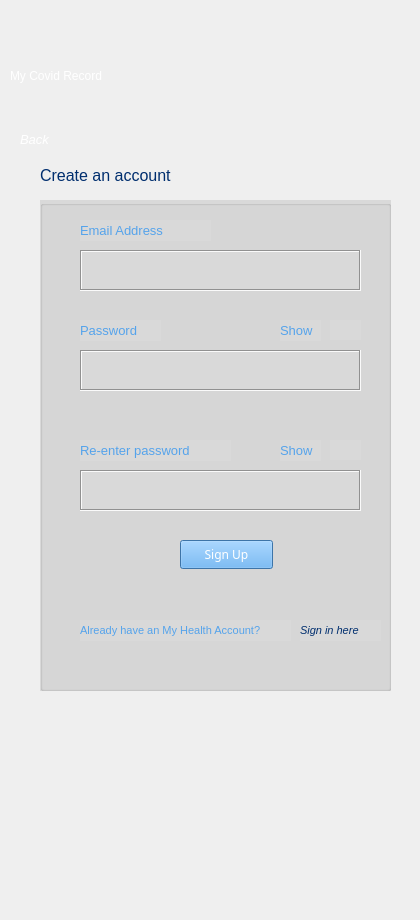
    <widget class="QWidget" name="signUpPage">
     <widget class="QLabel" name="topLogoLable_4">
      <property name="geometry">
       <rect>
        <x>240</x>
        <y>40</y>
        <width>171</width>
        <height>81</height>
       </rect>
      </property>
      <property name="styleSheet">
       <string notr="true">color: rgb(255, 255, 255);</string>
      </property>
      <property name="text">
       <string>&lt;html&gt;&lt;head/&gt;&lt;body&gt;&lt;p&gt;&lt;img src=&quot;:/IconsAndImages/MOHLOgo2.png&quot;/&gt;&lt;/p&gt;&lt;/body&gt;&lt;/html&gt;</string>
      </property>
     </widget>
     <widget class="QLabel" name="myCovidRecordLabel_4">
      <property name="geometry">
       <rect>
        <x>10</x>
        <y>50</y>
        <width>211</width>
        <height>51</height>
       </rect>
      </property>
      <property name="styleSheet">
       <string notr="true">font: 700 16pt &quot;Fira Sans&quot;;
color: rgb(255, 255, 255);</string>
      </property>
      <property name="text">
       <string>My Covid Record</string>
      </property>
     </widget>
     <widget class="QLabel" name="topLogoLable_5">
      <property name="geometry">
       <rect>
        <x>140</x>
        <y>730</y>
        <width>191</width>
        <height>81</height>
       </rect>
      </property>
      <property name="styleSheet">
       <string notr="true">color: rgb(255, 255, 255);</string>
      </property>
      <property name="text">
       <string>&lt;html&gt;&lt;head/&gt;&lt;body&gt;&lt;p&gt;&lt;img src=&quot;:/IconsAndImages/MOHLOgo2.png&quot;/&gt;&lt;/p&gt;&lt;/body&gt;&lt;/html&gt;</string>
      </property>
     </widget>
     <widget class="QGroupBox" name="groupBox_2">
      <property name="geometry">
       <rect>
        <x>40</x>
        <y>200</y>
        <width>351</width>
        <height>491</height>
       </rect>
      </property>
      <property name="styleSheet">
       <string notr="true">background-color: rgb(217, 217, 217);</string>
      </property>
      <property name="title">
       <string/>
      </property>
      <widget class="QTextEdit" name="emailAddTextEdit_3">
       <property name="geometry">
        <rect>
         <x>40</x>
         <y>50</y>
         <width>281</width>
         <height>41</height>
        </rect>
       </property>
       <property name="styleSheet">
        <string notr="true">border-color: rgb(0, 0, 0);
background-color: rgb(217, 217, 217);</string>
       </property>
       <property name="frameShape">
        <enum>QFrame::Box</enum>
       </property>
      </widget>
      <widget class="QLabel" name="emailAddLabel_3">
       <property name="geometry">
        <rect>
         <x>40</x>
         <y>20</y>
         <width>131</width>
         <height>21</height>
        </rect>
       </property>
       <property name="styleSheet">
        <string notr="true">font: 700 16pt &quot;Fira Sans&quot;;
color: rgb(85, 163, 235);</string>
       </property>
       <property name="text">
        <string>&lt;html&gt;&lt;head/&gt;&lt;body&gt;&lt;p&gt;&lt;span style=&quot; font-size:10pt; font-weight:400;&quot;&gt;Email Address&lt;/span&gt;&lt;/p&gt;&lt;/body&gt;&lt;/html&gt;</string>
       </property>
      </widget>
      <widget class="QLabel" name="passwordLabel_3">
       <property name="geometry">
        <rect>
         <x>40</x>
         <y>120</y>
         <width>81</width>
         <height>21</height>
        </rect>
       </property>
       <property name="styleSheet">
        <string notr="true">font: 700 16pt &quot;Fira Sans&quot;;
color: rgb(85, 163, 235);</string>
       </property>
       <property name="text">
        <string>&lt;html&gt;&lt;head/&gt;&lt;body&gt;&lt;p&gt;&lt;span style=&quot; font-size:10pt; font-weight:400;&quot;&gt;Password&lt;/span&gt;&lt;/p&gt;&lt;/body&gt;&lt;/html&gt;</string>
       </property>
      </widget>
      <widget class="QTextEdit" name="passwordTextEdit_3">
       <property name="geometry">
        <rect>
         <x>40</x>
         <y>150</y>
         <width>281</width>
         <height>41</height>
        </rect>
       </property>
       <property name="styleSheet">
        <string notr="true">border-color: rgb(0, 0, 0);
background-color: rgb(217, 217, 217);</string>
       </property>
       <property name="frameShape">
        <enum>QFrame::Box</enum>
       </property>
      </widget>
      <widget class="QLabel" name="eyeIconLabel_3">
       <property name="geometry">
        <rect>
         <x>290</x>
         <y>120</y>
         <width>31</width>
         <height>20</height>
        </rect>
       </property>
       <property name="text">
        <string>&lt;html&gt;&lt;head/&gt;&lt;body&gt;&lt;p&gt;&lt;img src=&quot;:/IconsAndImages/eye.png&quot;/&gt;&lt;/p&gt;&lt;/body&gt;&lt;/html&gt;</string>
       </property>
      </widget>
      <widget class="QLabel" name="showLabel_3">
       <property name="geometry">
        <rect>
         <x>240</x>
         <y>120</y>
         <width>41</width>
         <height>21</height>
        </rect>
       </property>
       <property name="styleSheet">
        <string notr="true">font: 700 16pt &quot;Fira Sans&quot;;
color: rgb(85, 163, 235);</string>
       </property>
       <property name="text">
        <string>&lt;html&gt;&lt;head/&gt;&lt;body&gt;&lt;p&gt;&lt;span style=&quot; font-size:10pt; font-weight:400;&quot;&gt;Show&lt;/span&gt;&lt;/p&gt;&lt;/body&gt;&lt;/html&gt;</string>
       </property>
      </widget>
      <widget class="QPushButton" name="loginButton2_3">
       <property name="geometry">
        <rect>
         <x>140</x>
         <y>340</y>
         <width>93</width>
         <height>29</height>
        </rect>
       </property>
       <property name="font">
        <font>
         <family>Fira Sans</family>
        </font>
       </property>
       <property name="autoFillBackground">
        <bool>false</bool>
       </property>
       <property name="styleSheet">
        <string notr="true">background-color: rgb(85, 163, 235);
color: rgb(255, 255, 255);</string>
       </property>
       <property name="text">
        <string>Sign Up</string>
       </property>
      </widget>
      <widget class="QLabel" name="dontHaveAccountLabel_3">
       <property name="geometry">
        <rect>
         <x>40</x>
         <y>420</y>
         <width>211</width>
         <height>21</height>
        </rect>
       </property>
       <property name="styleSheet">
        <string notr="true">font: 700 16pt &quot;Fira Sans&quot;;
color: rgb(85, 163, 235);</string>
       </property>
       <property name="text">
        <string>&lt;html&gt;&lt;head/&gt;&lt;body&gt;&lt;p&gt;&lt;span style=&quot; font-size:8pt; font-weight:400;&quot;&gt;Already have an My Health Account?&lt;/span&gt;&lt;/p&gt;&lt;/body&gt;&lt;/html&gt;</string>
       </property>
      </widget>
      <widget class="QLabel" name="signUpHereLable_3">
       <property name="geometry">
        <rect>
         <x>260</x>
         <y>420</y>
         <width>81</width>
         <height>21</height>
        </rect>
       </property>
       <property name="styleSheet">
        <string notr="true">font: 700 16pt &quot;Fira Sans&quot;;
color: rgb(0, 46, 110);</string>
       </property>
       <property name="text">
        <string>&lt;html&gt;&lt;head/&gt;&lt;body&gt;&lt;p&gt;&lt;span style=&quot; font-size:8pt; font-weight:400; font-style:italic;&quot;&gt;Sign in here&lt;/span&gt;&lt;/p&gt;&lt;/body&gt;&lt;/html&gt;</string>
       </property>
      </widget>
      <widget class="QLabel" name="passwordLabel_4">
       <property name="geometry">
        <rect>
         <x>40</x>
         <y>240</y>
         <width>151</width>
         <height>21</height>
        </rect>
       </property>
       <property name="styleSheet">
        <string notr="true">font: 700 16pt &quot;Fira Sans&quot;;
color: rgb(85, 163, 235);</string>
       </property>
       <property name="text">
        <string>&lt;html&gt;&lt;head/&gt;&lt;body&gt;&lt;p&gt;&lt;span style=&quot; font-size:10pt; font-weight:400;&quot;&gt;Re-enter password&lt;/span&gt;&lt;/p&gt;&lt;/body&gt;&lt;/html&gt;</string>
       </property>
      </widget>
      <widget class="QTextEdit" name="passwordTextEdit_4">
       <property name="geometry">
        <rect>
         <x>40</x>
         <y>270</y>
         <width>281</width>
         <height>41</height>
        </rect>
       </property>
       <property name="styleSheet">
        <string notr="true">border-color: rgb(0, 0, 0);
background-color: rgb(217, 217, 217);</string>
       </property>
       <property name="frameShape">
        <enum>QFrame::Box</enum>
       </property>
      </widget>
      <widget class="QLabel" name="showLabel_4">
       <property name="geometry">
        <rect>
         <x>240</x>
         <y>240</y>
         <width>41</width>
         <height>21</height>
        </rect>
       </property>
       <property name="styleSheet">
        <string notr="true">font: 700 16pt &quot;Fira Sans&quot;;
color: rgb(85, 163, 235);</string>
       </property>
       <property name="text">
        <string>&lt;html&gt;&lt;head/&gt;&lt;body&gt;&lt;p&gt;&lt;span style=&quot; font-size:10pt; font-weight:400;&quot;&gt;Show&lt;/span&gt;&lt;/p&gt;&lt;/body&gt;&lt;/html&gt;</string>
       </property>
      </widget>
      <widget class="QLabel" name="eyeIconLabel_4">
       <property name="geometry">
        <rect>
         <x>290</x>
         <y>240</y>
         <width>31</width>
         <height>20</height>
        </rect>
       </property>
       <property name="text">
        <string>&lt;html&gt;&lt;head/&gt;&lt;body&gt;&lt;p&gt;&lt;img src=&quot;:/IconsAndImages/eye.png&quot;/&gt;&lt;/p&gt;&lt;/body&gt;&lt;/html&gt;</string>
       </property>
      </widget>
     </widget>
     <widget class="QLabel" name="myCovidRecordLabel_5">
      <property name="geometry">
       <rect>
        <x>40</x>
        <y>150</y>
        <width>211</width>
        <height>51</height>
       </rect>
      </property>
      <property name="styleSheet">
       <string notr="true">font: 700 16pt &quot;Fira Sans&quot;;
color: rgb(0, 46, 110);</string>
      </property>
      <property name="text">
       <string>&lt;html&gt;&lt;head/&gt;&lt;body&gt;&lt;p&gt;&lt;span style=&quot; font-size:12pt;&quot;&gt;Create an account&lt;/span&gt;&lt;/p&gt;&lt;/body&gt;&lt;/html&gt;</string>
      </property>
     </widget>
     <widget class="QLabel" name="backLabel_2">
      <property name="geometry">
       <rect>
        <x>20</x>
        <y>130</y>
        <width>41</width>
        <height>20</height>
       </rect>
      </property>
      <property name="styleSheet">
       <string notr="true">color: rgb(255, 255, 255);</string>
      </property>
      <property name="text">
       <string>&lt;html&gt;&lt;head/&gt;&lt;body&gt;&lt;p&gt;&lt;span style=&quot; font-size:10pt; font-style:italic;&quot;&gt;Back&lt;/span&gt;&lt;/p&gt;&lt;/body&gt;&lt;/html&gt;</string>
      </property>
     </widget>
     <widget class="QLabel" name="nzGovIconLabel_2">
      <property name="geometry">
       <rect>
        <x>110</x>
        <y>810</y>
        <width>231</width>
        <height>101</height>
       </rect>
      </property>
      <property name="text">
       <string>&lt;html&gt;&lt;head/&gt;&lt;body&gt;&lt;p&gt;&lt;img src=&quot;:/IconsAndImages/NZGovernmentLogo2.png&quot;/&gt;&lt;/p&gt;&lt;/body&gt;&lt;/html&gt;</string>
      </property>
     </widget>
    </widget>
